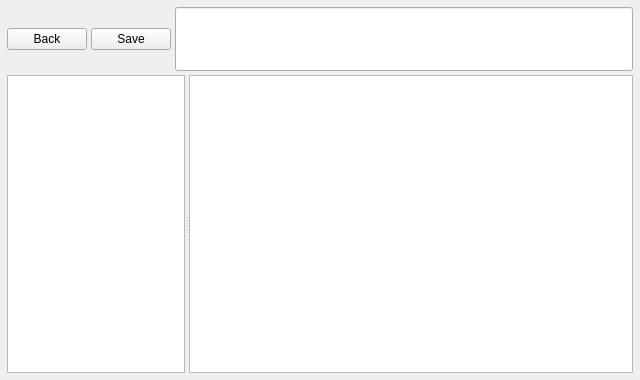
<?xml version="1.0" encoding="UTF-8"?>
<ui version="4.0">
 <author>Copyright (C) 2010 Bernd Stramm</author>
 <class>MainWindow</class>
 <widget class="QMainWindow" name="MainWindow">
  <property name="geometry">
   <rect>
    <x>0</x>
    <y>0</y>
    <width>640</width>
    <height>380</height>
   </rect>
  </property>
  <property name="windowTitle">
   <string notr="true">Notably</string>
  </property>
  <property name="windowIcon">
   <iconset resource="../nota.qrc">
    <normaloff>:/img/nb.png</normaloff>:/img/nb.png</iconset>
  </property>
  <widget class="QWidget" name="centralwidget">
   <property name="sizePolicy">
    <sizepolicy hsizetype="Preferred" vsizetype="Preferred">
     <horstretch>0</horstretch>
     <verstretch>0</verstretch>
    </sizepolicy>
   </property>
   <layout class="QGridLayout" name="gridLayout">
    <item row="0" column="0">
     <layout class="QHBoxLayout" name="horizontalLayout">
      <item>
       <widget class="QPushButton" name="backButton">
        <property name="text">
         <string>Back</string>
        </property>
       </widget>
      </item>
      <item>
       <widget class="QPushButton" name="saveButton">
        <property name="text">
         <string>Save</string>
        </property>
       </widget>
      </item>
     </layout>
    </item>
    <item row="0" column="1">
     <widget class="QLineEdit" name="noteName">
      <property name="sizePolicy">
       <sizepolicy hsizetype="Expanding" vsizetype="Fixed">
        <horstretch>5</horstretch>
        <verstretch>0</verstretch>
       </sizepolicy>
      </property>
      <property name="minimumSize">
       <size>
        <width>0</width>
        <height>64</height>
       </size>
      </property>
      <property name="dragEnabled">
       <bool>true</bool>
      </property>
     </widget>
    </item>
    <item row="1" column="0" colspan="2">
     <widget class="QSplitter" name="splitter">
      <property name="orientation">
       <enum>Qt::Horizontal</enum>
      </property>
      <widget class="QListWidget" name="notesIndex">
       <property name="sizePolicy">
        <sizepolicy hsizetype="Expanding" vsizetype="Expanding">
         <horstretch>2</horstretch>
         <verstretch>0</verstretch>
        </sizepolicy>
       </property>
       <property name="dragDropMode">
        <enum>QAbstractItemView::NoDragDrop</enum>
       </property>
       <property name="alternatingRowColors">
        <bool>true</bool>
       </property>
       <property name="sortingEnabled">
        <bool>true</bool>
       </property>
      </widget>
      <widget class="nota::EditBox" name="editBox">
       <property name="sizePolicy">
        <sizepolicy hsizetype="Expanding" vsizetype="Expanding">
         <horstretch>5</horstretch>
         <verstretch>0</verstretch>
        </sizepolicy>
       </property>
       <property name="locale">
        <locale language="English" country="UnitedStates"/>
       </property>
       <property name="textInteractionFlags">
        <set>Qt::LinksAccessibleByKeyboard|Qt::LinksAccessibleByMouse|Qt::TextBrowserInteraction|Qt::TextEditable|Qt::TextEditorInteraction|Qt::TextSelectableByKeyboard|Qt::TextSelectableByMouse</set>
       </property>
      </widget>
     </widget>
    </item>
   </layout>
  </widget>
  <widget class="QMenuBar" name="menubar">
   <property name="geometry">
    <rect>
     <x>0</x>
     <y>0</y>
     <width>640</width>
     <height>21</height>
    </rect>
   </property>
  </widget>
 </widget>
 <layoutdefault spacing="4" margin="7"/>
 <customwidgets>
  <customwidget>
   <class>nota::EditBox</class>
   <extends>QTextEdit</extends>
   <header>nota-editbox.h</header>
  </customwidget>
 </customwidgets>
 <resources>
  <include location="../nota.qrc"/>
 </resources>
 <connections/>
</ui>
